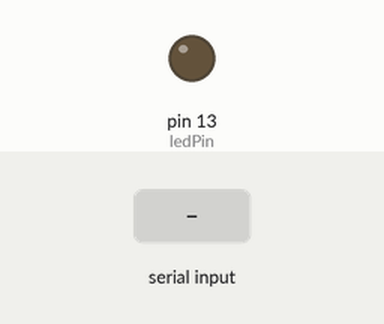
A sketch run on a simulated Arduino Uno, built with avr-gcc and run on an emulated ATmega328P. Shown: output pins drawn as LEDs (lit = HIGH). Inputs (shaded band) come from the test bench.

Above: at 1.2 s.
1.3 s: "." received over Serial
At 1.82 s:
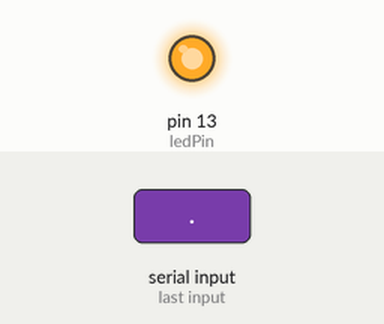
4.3 s: "," received over Serial
At 4.82 s:
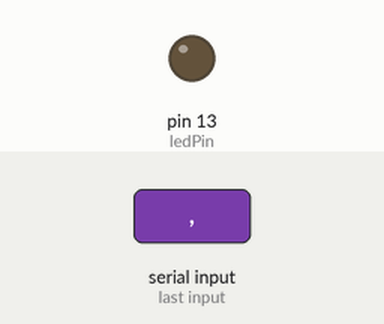
7.3 s: "?" received over Serial
At 8.42 s:
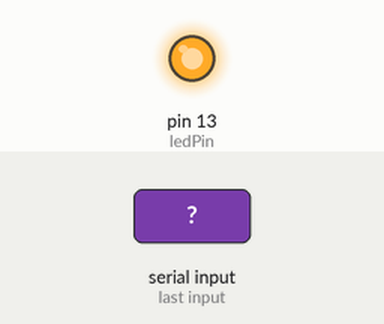
Timing chart, 0 to 11.4 s (numbered marks = the images above; inputs shaded):
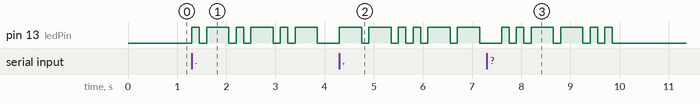

The sketch:

Morse_Translator.ino
```cpp
// Morse code generator
// enter text into serial monitor, press return to send Morse on LED
// handles upper and lower case letters, numbers, and spaces.
// Also period "." comma "," at sign "@" and question mark "?"

// Define globals

int ch;  // used to hold each incoming character
const int ledPin = 13;  // define led pin

// define everything from length of a dit.  Change dit and everythign changes with it.

const int dit = 150;
const int dah = dit * 3;

// intra character space (space between the dits and dahs of a single character)
const int intra = dit; // between dits, dahs, and added between letters
// inter character space (space between seperate characters)
const int inter = 2 * dit; // 3 dits, one dit already included
// actual space (between words)
const int space = 4 * dit; // 7 dits, because 3 dits already included

// The letters array holds values for all letters A-Z and numbers 0-9
// Lower case is automatically handled (converted to upper case)

const int letters[] = {

  // 3 upper bits for length of code 1-5
  // 5 lower bits for 1-5 values:  1 = dah, 0 = dit

  0x48, // A: 2 .-    010-0 1000 = 48 hex
  0x90, // B: 4 -...  100-1 0000 = 90 hex
  0x94, // C: 4 -.-.  100-1 0100 = 94 hex
  0x70, // D: 3 -..   011-1 0000 = 70 hex
  0x20, // E: 1 .     001-0 0000 = 20 hex
  0x84, // F: 4 ..-.  100-0 0100 = 84 hex
  0x78, // G: 3 --.   011-1 1000 = 78 hex
  0x80, // H: 4 ....  100-0 0000 = 80 hex
  0x40, // I: 2 ..    010-0 0000 = 40 hex
  0x8E, // J: 4 .---  100-0 1110 = 8E hex
  0x74, // K: 3 -.-   011-1 0100 = 74 hex
  0x88, // L: 4 .-..  100-0 1000 = 88 hex
  0x58, // M: 2 --    010-1 1000 = 58 hex
  0x50, // N: 2 -.    010-1 0000 = 50 hex
  0x7C, // O: 3 ---   011-1 1100 = 7C hex
  0x8C, // P: 4 .--.  100-0 1100 = 8C hex
  0x9A, // Q: 4 --.-  100-1 1010 = 9A hex
  0x68, // R: 3 .-.   011-0 1000 = 68 hex
  0x60, // S: 3 ...   011-0 0000 = 60 hex
  0x30, // T: 1 -     001-1 0000 = 30 hex
  0x64, // U: 3 ..-   011-0 0100 = 64 hex
  0x82, // V: 4 ...-  100-0 0010 = 82 hex
  0x6C, // W: 3 .--   011-0 1100 = 6C hex
  0x92, // X: 4 -..-  100-1 0010 = 92 hex
  0x96, // Y: 4 -.--  100-1 0110 = 96 hex
  0x98, // Z: 4 --..  100-1 1000 = 98 hex
  0xBF, // 0: 5 ----- 101-1 1111 = BF hex
  0xAF, // 1: 5 .---- 101-0 1111 = AF hex
  0xA7, // 2: 5 ..--- 101-0 0111 = A7 hex
  0xA3, // 3, 5 ...-- 101-0 0011 = A3 hex
  0xA1, // 4, 5 ....- 101-0 0001 = A1 hex
  0xA0, // 5, 5 ..... 101-0 0000 = A0 hex
  0xB0, // 6, 5 -.... 101-1 0000 = B0 hex
  0xB8, // 7, 5 --... 101-1 1000 = B8 hex
  0xBC, // 8, 5 ---.. 101-1 1100 = BC hex
  0xBE  // 9, 5 ----. 101-1 1110 = BE hex
};

// initialize the led pin, set it low, and start the serial monitor port

void setup() {
  pinMode(ledPin, OUTPUT);
  digitalWrite(ledPin, LOW);
  Serial.begin(9600);
}

// main loop.  Receive characters from the serial port, and convert to morse.

void loop() {
  // check for input character
  if (Serial.available()) {
    // input char available - read it in
    ch = Serial.read();
    // check to see if it is a uppercase letter
    if ('A' <= ch && ch <= 'Z') {
      flashLetter (letters[ch - 'A']);
    }
    // check to see if it is a lowercase letter
    else if ('a' <= ch && ch <= 'z') {
      flashLetter (letters[ch - 'a']);  // convert to upper case
    }
    // check to see if it is a number
    else if ('0' <= ch && ch <= '9') {
      flashLetter (letters[ch - '0' + 26]); //add alphabet offset into array
    }
    // check for space
    else if (ch == ' ') {
      delay(space);
    }
    // check for various punctuations...
    else if (ch == '.') {  // dit dah dit dah dit dah
      flashPunc(0x15);
    }
    else if (ch == ',') {  // dah dah dit dit dah dah
      flashPunc(0x33);
    }
    else if (ch == '?') {  // dit dit dah dah dit dit
      flashPunc(0x0C);
    }
    else if (ch == '@') {  // dit dah dah dit dah dit
      flashPunc(0x1A);
    }
    // ignore any other characters
  }
}

// process array value into number of ditdahs and what they are
// call FlashDitOrDah to flash the LED appropriatelly

void flashLetter (int lettercode) {
  int ditdahcount;  // number of dis and dahs
  int ditdahs;  // actual dits and dahs in binary, lower 5 bits
  // get top 3 bits for ditdahcount for number of ditdahs
  ditdahcount = lettercode / 32;
  //get bottom 5 bits for ditdahs
  ditdahs = lettercode - (ditdahcount * 32);
  int mask = 16;  // mask first dit or dah in lower 5 bits
  while (ditdahcount > 0) {  // only do ditdahcount times
    flashDitOrDah(mask & ditdahs);  //flash the dit or dah
    mask = mask >> 1;  // shift the mast to the next dit or dah
    ditdahcount--;  // decrement the count
  }
  delay(inter);  // add the inter-character space (one dit already there)
}

// handle punctuations
// Enter with 6 bit values for the appropriate Morse code in bottom 6 bits
void flashPunc (int ditdahs) {
  int ditdahcount = 6;  // punctuations are 6 ditdahs long
  int mask = 32;  // mask for first dit or day
  while (ditdahcount > 0) {  // only do ditdahcount times
    flashDitOrDah(mask & ditdahs);  //flash the dit or dah and one dit space
    mask = mask >> 1;  // shift the mast to the next dit or dah
    ditdahcount--;  // decrement the count
  }
  delay(inter);  // add the inter-character space (one dit space already there)
}

// flashes the LED with either a dit or a dah, with a following
// intra-character spacing (a dit)
// Enter with a zero parameter for a dit, a non-zero for a dah

void flashDitOrDah(int ditDah) {
  int useDelay = dah;
  if (ditDah == 0) {
    useDelay = dit;
  }
  digitalWrite(ledPin, HIGH);
  delay(useDelay);  // use the defined dit or dah delay
  digitalWrite(ledPin, LOW);
  delay(intra);  // add the intra letter space
}
```

Measured:
- after the input at 1.3 s, pin 13 (ledPin): LOW → HIGH at once, then repeats every 0.90 s: LOW 0.15 s, HIGH 0.45 s, LOW 0.15 s, HIGH 0.15 s
- after the input at 4.3 s, pin 13 (ledPin): LOW → HIGH at once, → LOW 0.45 s later, → HIGH 0.15 s later, → LOW 0.45 s later, … (12 changes in this stretch)
- after the input at 7.3 s, pin 13 (ledPin): LOW → HIGH after 0.30 s, → LOW 0.15 s later, → HIGH 0.15 s later, → LOW 0.15 s later, … (12 changes in this stretch)
